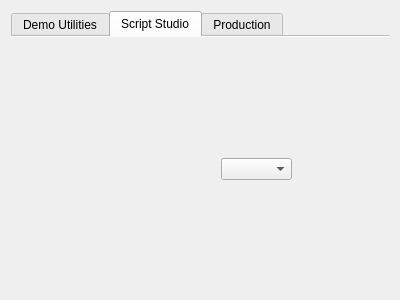
<?xml version="1.0" encoding="UTF-8"?>
<ui version="4.0">
 <class>centralWiget</class>
 <widget class="QWidget" name="centralWiget">
  <property name="geometry">
   <rect>
    <x>0</x>
    <y>0</y>
    <width>400</width>
    <height>300</height>
   </rect>
  </property>
  <property name="windowTitle">
   <string>Form</string>
  </property>
  <layout class="QVBoxLayout" name="verticalLayout_2">
   <item>
    <widget class="QTabWidget" name="centralTabs">
     <property name="enabled">
      <bool>true</bool>
     </property>
     <property name="sizePolicy">
      <sizepolicy hsizetype="Ignored" vsizetype="Expanding">
       <horstretch>0</horstretch>
       <verstretch>0</verstretch>
      </sizepolicy>
     </property>
     <property name="acceptDrops">
      <bool>true</bool>
     </property>
     <property name="autoFillBackground">
      <bool>false</bool>
     </property>
     <property name="currentIndex">
      <number>1</number>
     </property>
     <property name="documentMode">
      <bool>true</bool>
     </property>
     <property name="tabsClosable">
      <bool>false</bool>
     </property>
     <property name="movable">
      <bool>true</bool>
     </property>
     <property name="tabBarAutoHide">
      <bool>false</bool>
     </property>
     <widget class="QWidget" name="demoPage">
      <attribute name="title">
       <string>Demo Utilities</string>
      </attribute>
      <layout class="QHBoxLayout" name="demoPageLayout">
       <item>
        <layout class="QVBoxLayout" name="stepsLayout">
         <property name="spacing">
          <number>10</number>
         </property>
         <property name="sizeConstraint">
          <enum>QLayout::SetMaximumSize</enum>
         </property>
         <property name="leftMargin">
          <number>0</number>
         </property>
         <property name="topMargin">
          <number>0</number>
         </property>
         <property name="rightMargin">
          <number>0</number>
         </property>
         <property name="bottomMargin">
          <number>0</number>
         </property>
        </layout>
       </item>
      </layout>
     </widget>
     <widget class="QWidget" name="scriptsPage">
      <attribute name="title">
       <string>Script Studio</string>
      </attribute>
      <widget class="QWidget" name="horizontalLayoutWidget">
       <property name="geometry">
        <rect>
         <x>210</x>
         <y>120</y>
         <width>71</width>
         <height>24</height>
        </rect>
       </property>
       <layout class="QHBoxLayout" name="horizontalLayout">
        <item>
         <widget class="QComboBox" name="comboBox"/>
        </item>
       </layout>
      </widget>
     </widget>
     <widget class="QWidget" name="productionPage">
      <attribute name="title">
       <string>Production</string>
      </attribute>
     </widget>
    </widget>
   </item>
  </layout>
 </widget>
 <resources/>
 <connections/>
</ui>
